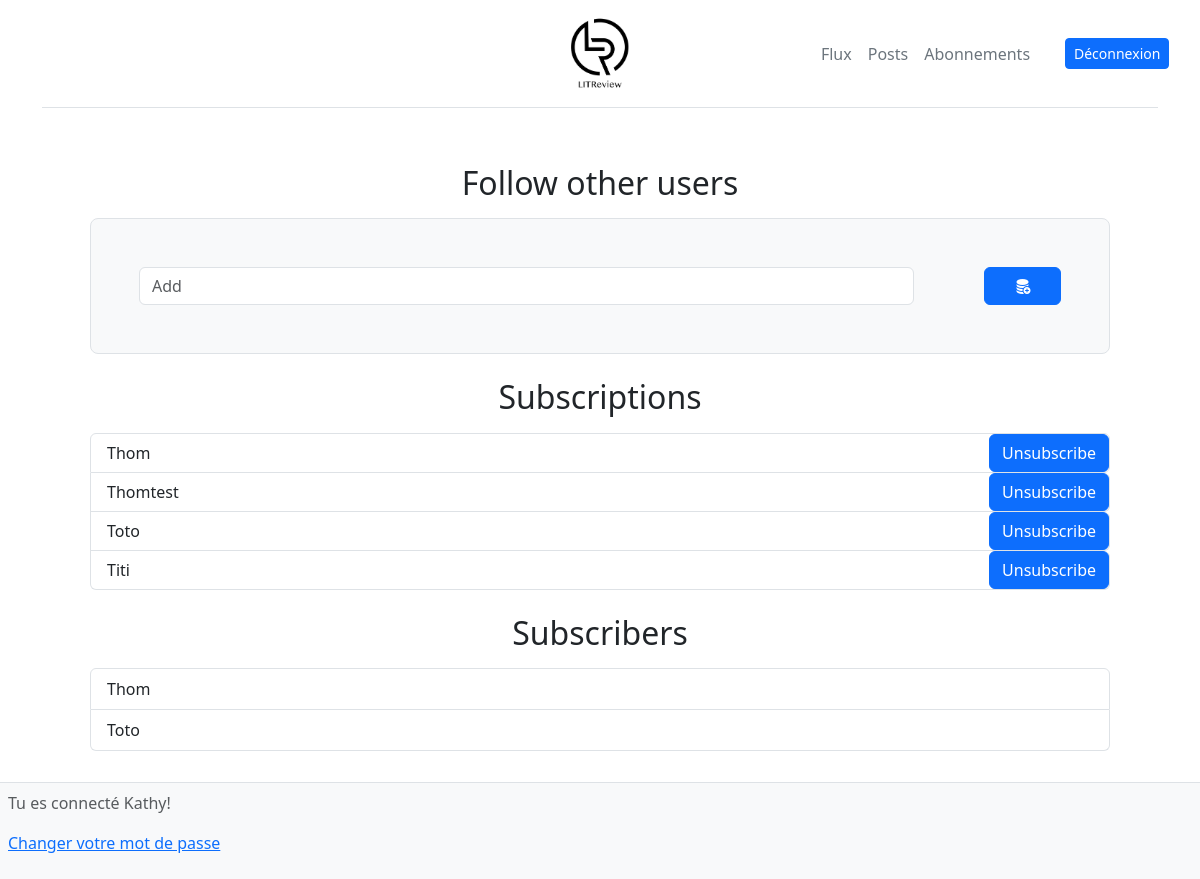
The app's page /subscription/ (signed in) with its own data.
### mvp/models.py (models this page shows, shortened)
class UserFollows(models.Model):
    user = models.ForeignKey(to=settings.AUTH_USER_MODEL, on_delete=models.CASCADE, related_name='following')
    followed_user = models.ForeignKey(to=settings.AUTH_USER_MODEL, on_delete=models.CASCADE,
                                      related_name='following_by')
    class Meta:
        constraints = [
            models.UniqueConstraint(fields=['user', 'followed_user'], name="unique_user")
        ]

### authentication/models.py (models this page shows, shortened)
class MyUser(AbstractBaseUser, PermissionsMixin):
    username = models.CharField(max_length=40, unique=True)
    USERNAME_FIELD = 'username'
    EMAIL_FIELD = 'email'
    ADMINISTRATOR = 'ADMINISTRATOR'
    SUBSCRIBER = 'SUBSCRIBER'
    ROLE_CHOICES = [
        (ADMINISTRATOR, 'Administrateur'),
        (SUBSCRIBER, 'Utilisateur'),
    ]
    REQUIRED_FIELDS = ['email']
    email = models.EmailField(
        verbose_name='email address',
        max_length=255,
        unique=True,
        null=True,
        blank=True,
    )
    role = models.CharField(max_length=30, choices=ROLE_CHOICES, default=SUBSCRIBER, verbose_name='Rôle')
    is_active = models.BooleanField(default=True)
    is_admin = models.BooleanField(default=False)
    objects = MyCustomManager()
    def __str__(self):
        return self.username

### mvp/views.py (the view, shortened to what this page needs)
# urls.py: path('subscription/', mvp.views.FollowUsers.as_view(
class FollowUsers(LoginRequiredMixin, View):
    template_name = ''
    User = get_user_model()
    user_searching = User.objects.all()
    def get(self, request, *args, **kwargs):
        user_follows = UserFollows.objects.filter(user=request.user)
        user_followers = UserFollows.objects.filter(followed_user=request.user)
        other_users = self.user_searching.exclude(username=request.user)
        for user in user_follows:
            other_users = other_users.exclude(username=user.followed_user)
        context = {
            'users': other_users,
            'user_follows': user_follows,
            'user_followers': user_followers
        }
        return render(request, self.template_name, context=context)

### mvp/templates/mvp/follow_users_forms.html (shortened to what this page needs)
{% extends 'base.html' %}
{% load i18n %}
{% load django_bootstrap5 %}
{% block bootstrap5_extra_head %}<link rel="stylesheet" href="https://cdn.jsdelivr.net/npm/bootstrap-icons@1.10.3/font/bootstrap-icons.css">{% endblock %}
{% block content %}
<div class="container-fluid">
    <div class="px-4 py-2 my-5 text-center">
        <h2>{% translate 'Follow other users' %}</h2>
        <form class="p-4 p-md-5 border rounded-3 bg-light mt-3" method="post" >
            <div class="d-flex flex-nowrap justify-content-center">
                <div class="input-group">
                    <div class="col-11">
                        <input type="search"  class="form-control" list="users_list" placeholder="{% translate 'Add' %}"  aria-label="{% translate 'Search' %}"  name="add" />
                    </div>
                </div>
                <button type="submit" class="col-1 btn btn-primary" name="add">
                    <i class="bi bi-database-fill-add"></i>
                </button>
            </div>
        </form>
        <article class="mt-4">
            <h2>{% translate 'Subscriptions' %}</h2>
            <form method="post">
                <ul class="list-group mt-3">
                    {% for user_followed in user_follows %}
                        <li class="list-group-item align-items-center my-0 py-0 pe-0 rounded-end">
                            <div class="d-flex justify-content-between">
                                <div class="d-flex align-items-center">{{ user_followed.followed_user }}</div>
                                <button type="submit" class="btn btn-primary" name="Unsubscribe" value={{user_followed.followed_user}} >{% translate 'Unsubscribe' %}</button>
                            </div>
                        </li>
                    {% endfor %}
                </ul>
            </form>
        </article>
        <article class="mt-4">
            <h2>{% translate 'Subscribers' %}</h2>
             <ul class="list-group mt-3">
                   {% for user_followed in user_followers %}
                        <li class="list-group-item">
                            <div class="d-flex align-items-center">{{ user_followed.user }}</div>
                        </li>
                    {% endfor %}
                </ul>
        </article>
    </div>
</div>
{% endblock content %}

### templates/base.html (shortened to what this page needs)
<!DOCTYPE html>
{% load django_bootstrap5 %}
{% load i18n %}
{% get_current_language as LANGUAGE_CODE %}
{% load static %}
<html lang="{{ LANGUAGE_CODE|default:'en_us' }}">
      <head>
        {% bootstrap_css %}
        {% block bootstrap5_extra_head %}{% endblock %}
      </head>
  <body class="container-fluid">
    <div class="container-lg">
        <header class="d-flex flex-wrap align-items-center justify-content-center justify-content-lg-end py-3 mb-4 border-bottom">
            <a href="/" class="d-flex col-12 col-lg-4 px-0 mb-0">
                <img class="d-block mx-auto" src="{% static '/images/LITReview.png' %} " alt="logo" height="75px">
            </a>
            <nav class="navbar d-flex align-items-center justify-content-center justify-content-md-end col-12 col-lg-4">
                <ul class="nav justify-content-center col-12 col-md-4 col-lg-9 ">
                    <li class="nav-item"><a href="{% url 'stream' %}" class="nav-link link-secondary px-2 " >Flux</a></li>
                    <li class="nav-item"><a href="{% url 'posts' %}" class="nav-link link-secondary px-2">Posts</a></li>
                    <li class="nav-item"><a href="{% url 'subscription' %}" class="nav-link link-secondary px-2">Abonnements</a></li>
                </ul>
                <div class="text-center text-md-end col-12 col-md-4 col-lg-3 ">
                    {% if user.is_authenticated %}
                        <form class="mb-0" action="/logout" >
                            <button type="submit" class="btn btn-primary btn-sm">{% translate 'Sign out' %}</button>
                        </form>
                    {% else %}
                    <form class="mb-0" action="/signup">
                        <button type="submit" class="btn btn-primary btn-sm">{% translate 'Sign Up' %}</button>
                    </form>
                    {% endif %}
                </div>
            </nav>
        </header>
        <main class="container-fluid mb-5 pb-4">
            {% block content %}
            {% endblock content %}
        </main>
        <footer class="fixed-bottom bg-body-tertiary text-body-secondary p-2 border-top">
            <p>{% translate 'You are connected' %} {{ request.user }}! </p>
            <p><a href="{% url 'password_change' %}">{% translate 'Change password' %}</a></p>
        </footer>
    </div>
  </body>
</html>

### records on screen
UserFollows: followed_user "Thom"
UserFollows: followed_user "Thomtest"
UserFollows: followed_user "Toto"
UserFollows: followed_user "Titi"
UserFollows: user "Thom"
UserFollows: user "Toto"
MyUser: user "Kathy"
